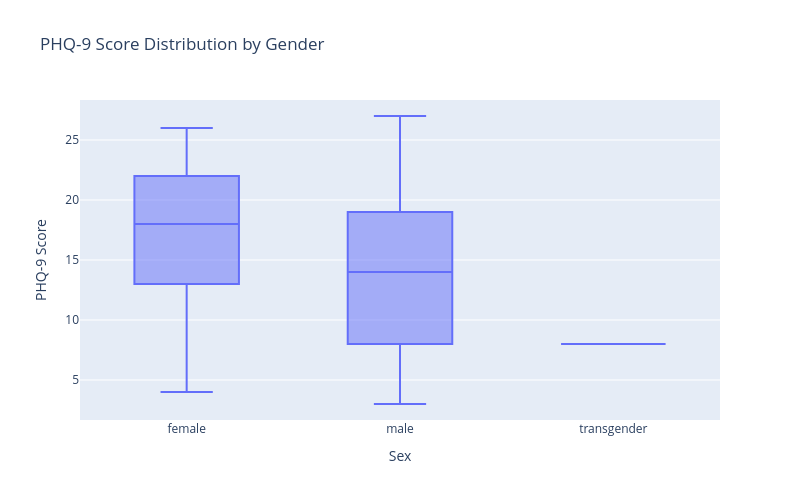

The code cell stored with this chart in its notebook:
### Code cell
fig = px.box(
    df.dropna(subset=["sex"]),
    x="sex",
    y="phq9_score",
    title="PHQ-9 Score Distribution by Gender",
    labels={"sex": "Sex", "phq9_score": "PHQ-9 Score"}
)

fig.update_layout(
    width=800,
    height=500
)

fig.show()

### Figure 1 — Plotly figure (JSON) as saved in the notebook; plotly's stock layout.template omitted (floating-point values rounded to 4 significant figures; data arrays with more than 128 entries replaced by an {"elided": "..."} marker saying what was removed)
{"data": [{"alignmentgroup": "True", "hovertemplate": "Sex=%{x}<br>PHQ-9 Score=%{y}<extra></extra>", "legendgroup": "", "marker": {"color": "#636efa"}, "name": "", "notched": false, "offsetgroup": "", "orientation": "v", "showlegend": false, "type": "box", "x": {"elided": "14840 str values"}, "x0": " ", "xaxis": "x", "y": {"elided": "14840 float values"}, "y0": " ", "yaxis": "y"}], "layout": {"boxmode": "group", "height": 500, "legend": {"tracegroupgap": 0}, "title": {"text": "PHQ-9 Score Distribution by Gender"}, "width": 800, "xaxis": {"anchor": "y", "domain": [0, 1], "title": {"text": "Sex"}}, "yaxis": {"anchor": "x", "domain": [0, 1], "title": {"text": "PHQ-9 Score"}}}}
